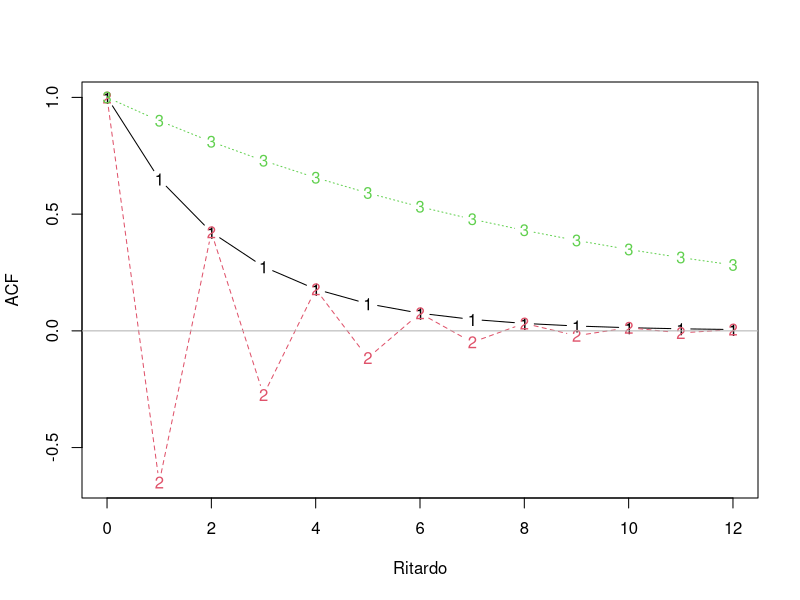

Source code (R):
k61 <- 0:12
# Curve teoriche, senza errore campionario.
rho61 <- sapply(c(0.65, -0.65, 0.9),
               function(p) p^k61)
matplot(k61, rho61, type = "b",
        xlab = "Ritardo", ylab = "ACF")
abline(h = 0, col = "grey70")
